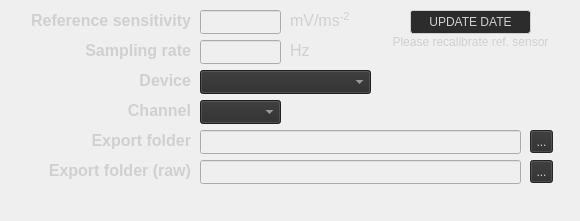
       <widget class="QWidget" name="widget_ref" native="true">
        <property name="geometry">
         <rect>
          <x>0</x>
          <y>180</y>
          <width>580</width>
          <height>221</height>
         </rect>
        </property>
        <property name="styleSheet">
         <string notr="true">background-color: rgba(0, 0, 0, 0
)</string>
        </property>
        <widget class="QLabel" name="setting_export_ref_folder_label">
         <property name="geometry">
          <rect>
           <x>40</x>
           <y>130</y>
           <width>151</width>
           <height>21</height>
          </rect>
         </property>
         <property name="font">
          <font>
           <pointsize>12</pointsize>
           <bold>true</bold>
          </font>
         </property>
         <property name="layoutDirection">
          <enum>Qt::LeftToRight</enum>
         </property>
         <property name="styleSheet">
          <string notr="true">color: rgb(208, 208, 208);</string>
         </property>
         <property name="text">
          <string>Export folder</string>
         </property>
         <property name="alignment">
          <set>Qt::AlignRight|Qt::AlignTrailing|Qt::AlignVCenter</set>
         </property>
        </widget>
        <widget class="QLabel" name="settings_devie_label">
         <property name="geometry">
          <rect>
           <x>40</x>
           <y>70</y>
           <width>151</width>
           <height>21</height>
          </rect>
         </property>
         <property name="font">
          <font>
           <pointsize>12</pointsize>
           <bold>true</bold>
          </font>
         </property>
         <property name="layoutDirection">
          <enum>Qt::LeftToRight</enum>
         </property>
         <property name="styleSheet">
          <string notr="true">color: rgb(208, 208, 208);</string>
         </property>
         <property name="text">
          <string>Device</string>
         </property>
         <property name="alignment">
          <set>Qt::AlignRight|Qt::AlignTrailing|Qt::AlignVCenter</set>
         </property>
        </widget>
        <widget class="QLabel" name="settings_channel_label">
         <property name="geometry">
          <rect>
           <x>40</x>
           <y>100</y>
           <width>151</width>
           <height>21</height>
          </rect>
         </property>
         <property name="font">
          <font>
           <pointsize>12</pointsize>
           <bold>true</bold>
          </font>
         </property>
         <property name="layoutDirection">
          <enum>Qt::LeftToRight</enum>
         </property>
         <property name="styleSheet">
          <string notr="true">color: rgb(208, 208, 208);</string>
         </property>
         <property name="text">
          <string>Channel</string>
         </property>
         <property name="alignment">
          <set>Qt::AlignRight|Qt::AlignTrailing|Qt::AlignVCenter</set>
         </property>
        </widget>
        <widget class="QLabel" name="setting_sampl_rate_ref_label">
         <property name="geometry">
          <rect>
           <x>40</x>
           <y>30</y>
           <width>151</width>
           <height>41</height>
          </rect>
         </property>
         <property name="font">
          <font>
           <pointsize>12</pointsize>
           <bold>true</bold>
          </font>
         </property>
         <property name="layoutDirection">
          <enum>Qt::LeftToRight</enum>
         </property>
         <property name="styleSheet">
          <string notr="true">color: rgb(208, 208, 208);</string>
         </property>
         <property name="text">
          <string>Sampling rate</string>
         </property>
         <property name="alignment">
          <set>Qt::AlignRight|Qt::AlignTrailing|Qt::AlignVCenter</set>
         </property>
        </widget>
        <widget class="QComboBox" name="ref_device_comboBox">
         <property name="geometry">
          <rect>
           <x>200</x>
           <y>70</y>
           <width>171</width>
           <height>24</height>
          </rect>
         </property>
         <property name="styleSheet">
          <string notr="true">color: rgb(208, 208, 208);
border-color: rgb(208, 208, 208);
background-color: rgb(44, 44, 44);</string>
         </property>
        </widget>
        <widget class="QLineEdit" name="ref_sampling_rate_line">
         <property name="enabled">
          <bool>false</bool>
         </property>
         <property name="geometry">
          <rect>
           <x>200</x>
           <y>40</y>
           <width>81</width>
           <height>24</height>
          </rect>
         </property>
         <property name="styleSheet">
          <string notr="true">color: rgb(208, 208, 208);</string>
         </property>
         <property name="text">
          <string/>
         </property>
         <property name="alignment">
          <set>Qt::AlignRight|Qt::AlignTrailing|Qt::AlignVCenter</set>
         </property>
        </widget>
        <widget class="QLineEdit" name="ref_exp_folder_line">
         <property name="enabled">
          <bool>false</bool>
         </property>
         <property name="geometry">
          <rect>
           <x>200</x>
           <y>130</y>
           <width>321</width>
           <height>24</height>
          </rect>
         </property>
         <property name="styleSheet">
          <string notr="true">color: rgb(208, 208, 208);</string>
         </property>
        </widget>
        <widget class="QComboBox" name="ref_channel_comboBox">
         <property name="geometry">
          <rect>
           <x>200</x>
           <y>100</y>
           <width>81</width>
           <height>24</height>
          </rect>
         </property>
         <property name="styleSheet">
          <string notr="true">color: rgb(208, 208, 208);
border-color: rgb(208, 208, 208);
background-color: rgb(44, 44, 44);</string>
         </property>
        </widget>
        <widget class="QLabel" name="settings_export_raw_label">
         <property name="geometry">
          <rect>
           <x>0</x>
           <y>160</y>
           <width>191</width>
           <height>21</height>
          </rect>
         </property>
         <property name="font">
          <font>
           <pointsize>12</pointsize>
           <bold>true</bold>
          </font>
         </property>
         <property name="layoutDirection">
          <enum>Qt::LeftToRight</enum>
         </property>
         <property name="styleSheet">
          <string notr="true">color: rgb(208, 208, 208);</string>
         </property>
         <property name="text">
          <string>Export folder (raw)</string>
         </property>
         <property name="alignment">
          <set>Qt::AlignRight|Qt::AlignTrailing|Qt::AlignVCenter</set>
         </property>
        </widget>
        <widget class="QLineEdit" name="ref_exp_folder_raw_line">
         <property name="enabled">
          <bool>false</bool>
         </property>
         <property name="geometry">
          <rect>
           <x>200</x>
           <y>160</y>
           <width>321</width>
           <height>24</height>
          </rect>
         </property>
         <property name="styleSheet">
          <string notr="true">color: rgb(208, 208, 208);</string>
         </property>
        </widget>
        <widget class="QToolButton" name="ref_exp_fold_btn">
         <property name="enabled">
          <bool>false</bool>
         </property>
         <property name="geometry">
          <rect>
           <x>530</x>
           <y>130</y>
           <width>23</width>
           <height>23</height>
          </rect>
         </property>
         <property name="styleSheet">
          <string notr="true">color: rgb(208, 208, 208);
border-color: rgb(208, 208, 208);
background-color: rgb(44, 44, 44);</string>
         </property>
         <property name="text">
          <string>...</string>
         </property>
        </widget>
        <widget class="QLabel" name="settings_hz1_label">
         <property name="geometry">
          <rect>
           <x>290</x>
           <y>40</y>
           <width>61</width>
           <height>21</height>
          </rect>
         </property>
         <property name="font">
          <font>
           <pointsize>12</pointsize>
          </font>
         </property>
         <property name="styleSheet">
          <string notr="true">color: rgb(208, 208, 208);</string>
         </property>
         <property name="text">
          <string>Hz</string>
         </property>
        </widget>
        <widget class="QToolButton" name="ref_export_fold_raw_btn">
         <property name="enabled">
          <bool>false</bool>
         </property>
         <property name="geometry">
          <rect>
           <x>530</x>
           <y>160</y>
           <width>23</width>
           <height>23</height>
          </rect>
         </property>
         <property name="styleSheet">
          <string notr="true">color: rgb(208, 208, 208);
border-color: rgb(208, 208, 208);
background-color: rgb(44, 44, 44);</string>
         </property>
         <property name="text">
          <string>...</string>
         </property>
        </widget>
        <widget class="QLabel" name="settings_ref_cal_sens_label">
         <property name="geometry">
          <rect>
           <x>0</x>
           <y>10</y>
           <width>191</width>
           <height>21</height>
          </rect>
         </property>
         <property name="font">
          <font>
           <pointsize>12</pointsize>
           <bold>true</bold>
          </font>
         </property>
         <property name="layoutDirection">
          <enum>Qt::LeftToRight</enum>
         </property>
         <property name="styleSheet">
          <string notr="true">color: rgb(208, 208, 208);</string>
         </property>
         <property name="text">
          <string>Reference sensitivity</string>
         </property>
         <property name="alignment">
          <set>Qt::AlignRight|Qt::AlignTrailing|Qt::AlignVCenter</set>
         </property>
        </widget>
        <widget class="QLineEdit" name="calib_ref_sensitivity_line">
         <property name="enabled">
          <bool>false</bool>
         </property>
         <property name="geometry">
          <rect>
           <x>200</x>
           <y>10</y>
           <width>81</width>
           <height>24</height>
          </rect>
         </property>
         <property name="styleSheet">
          <string notr="true">color: rgb(208, 208, 208);</string>
         </property>
         <property name="text">
          <string/>
         </property>
         <property name="alignment">
          <set>Qt::AlignRight|Qt::AlignTrailing|Qt::AlignVCenter</set>
         </property>
        </widget>
        <widget class="QLabel" name="settings_hz1_label_2">
         <property name="geometry">
          <rect>
           <x>290</x>
           <y>10</y>
           <width>61</width>
           <height>21</height>
          </rect>
         </property>
         <property name="font">
          <font>
           <pointsize>12</pointsize>
          </font>
         </property>
         <property name="mouseTracking">
          <bool>true</bool>
         </property>
         <property name="styleSheet">
          <string notr="true">color: rgb(208, 208, 208);</string>
         </property>
         <property name="text">
          <string>&lt;html&gt;&lt;head/&gt;&lt;body&gt;&lt;p&gt;mV/ms&lt;span style=&quot; vertical-align:super;&quot;&gt;-2&lt;/span&gt;&lt;/p&gt;&lt;/body&gt;&lt;/html&gt;</string>
         </property>
        </widget>
        <widget class="QPushButton" name="btn_ref_calib_done">
         <property name="enabled">
          <bool>false</bool>
         </property>
         <property name="geometry">
          <rect>
           <x>410</x>
           <y>10</y>
           <width>121</width>
           <height>24</height>
          </rect>
         </property>
         <property name="styleSheet">
          <string notr="true">border: 1px solid gray;
border-color:rgb(208,208,208);
border-radius: 3px;
color: rgb(208, 208, 208);
background-color: rgb(44, 44, 44);</string>
         </property>
         <property name="text">
          <string>UPDATE DATE</string>
         </property>
        </widget>
        <widget class="QLabel" name="label_recalib">
         <property name="geometry">
          <rect>
           <x>380</x>
           <y>35</y>
           <width>181</width>
           <height>61</height>
          </rect>
         </property>
         <property name="styleSheet">
          <string notr="true">color: rgb(208, 208, 208);
background-color: rgba(255, 255, 255, 0);</string>
         </property>
         <property name="text">
          <string>Please recalibrate ref. sensor</string>
         </property>
         <property name="alignment">
          <set>Qt::AlignHCenter|Qt::AlignTop</set>
         </property>
        </widget>
       </widget>
